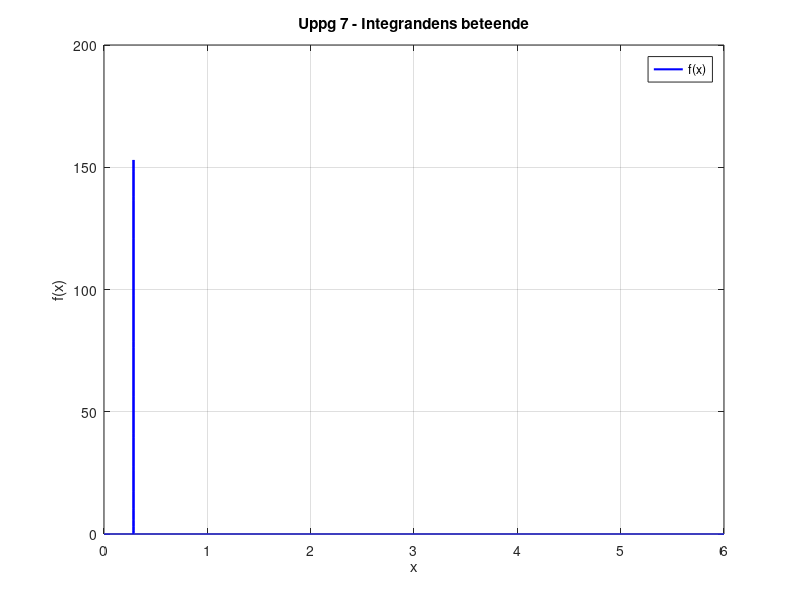
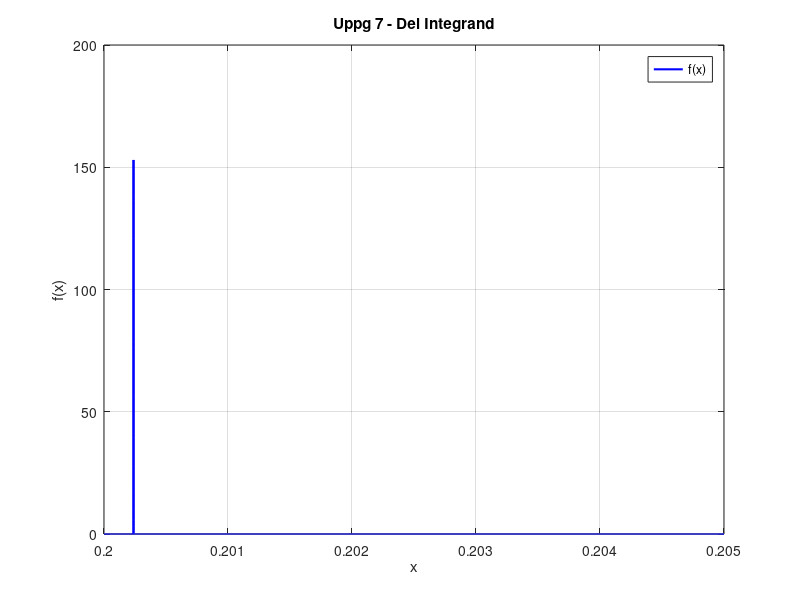

Here is the MATLAB script that generated these plots, in order:
% Uppgift 7b: Optimerad uppdelning av integrationsintervallet
clear; clc;

fprintf('\n\n Uppgift 7b - Optimerad numerisk integration\n');

% Definiera integranden f(x)
f_i = @(x) 153 * exp(-((11*x - pi) / 0.004).^2);

% Skapa x-värden för att analysera var funktionen är signifikant
x_linsp = linspace(0, 6, 100000);
integrand = f_i(x_linsp);

% Plotta integranden
figure;
plot(x_linsp, integrand, '-b', 'LineWidth', 1.5);
xlabel('x');
ylabel('f(x)');
title('Uppg 7 - Integrandens beteende');
legend('f(x)');
grid on;

% Vi ser att toppen är smal kring 0.285 dvs pi/11
% Dela upp intervallet i tre delar:
a1 = 0; b1 = 0.2;  % Utanför toppen, borde ge 0
a2 = 0.2; b2 = 0.3; % Innehåller toppen
a3 = 0.3; b3 = 6;   % Efter toppen, borde vara litet

% Plotta delintervallet
x_del_linsp = linspace(0.2, 0.205, 100000);
figure;
plot(x_del_linsp, integrand, '-b', 'LineWidth', 1.5);
xlabel('x');
ylabel('f(x)');
title('Uppg 7 - Del Integrand');
legend('f(x)');
grid on;


% Integrera i varje delintervall
I_1 = quad(f_i, a1, b1, 1e-8);
I_2 = quad(f_i, a2, b2, 1e-12);
I_3 = quad(f_i, a3, b3, 1e-8);

% Totala integralen
I_total = I_1 + I_2 + I_3;

% Skriv ut resultaten
fprintf('\nIndividuell integration av intervall:\n');
fprintf('I1 (x < 0.2)  = %.12e\n', I_1);
fprintf('I2 (0.2 < x < 0.3) = %.12e\n', I_2);
fprintf('I3 (x > 0.3)  = %.12e\n', I_3);
fprintf('Totala integralen: I_total = I2 = %.12e\n', I_total);

% Konvergensanalys med quad()
fprintf('\nKonvergens-analys av quad() \n');
fprintf("  AbsTol   |         I        |   E_trunk    |\n");

I_prev = nan;
E_trunk = nan;
i0 = 6;
i_max = 12;
for i = i0:i_max
    tol = 10^(-i);
    I = quad(f_i, a2, b2, tol);
    if i > i0
        E_trunk = abs(I - I_prev);
    end
    fprintf('%10.0e | %16.10e | %12.2e |\n', tol, I, E_trunk);
    I_prev = I;
end
fprintf('\nquad() blir: %.12e \nmed felgräns: e_trunk = %.12e \n', I, E_trunk);

% Konvergensanalys med integral()
fprintf('\nKonvergens-analys av integral()\n');
fprintf("  AbsTol   |         I        |   E_trunk    |\n");

I_prev = nan;
E_trunk = nan;
for i = i0:i_max
    tol = 10^(-i);
    I = integral(f_i, a2, b2, 'AbsTol', tol);
    if i > i0 % skip first
        E_trunk = abs(I - I_prev);
    end
    fprintf('%10.0e | %16.10e | %12.2e |\n', tol, I, E_trunk);
    I_prev = I;
end
fprintf('\nintegral() blir: %.12e \nmed felgräns: e_trunk = %.12e \n', I, E_trunk);

% Spara resultaten i en textfil
fileID = fopen('question7b_results.txt', 'w');
fprintf(fileID, 'Individuell integration av intervall:\n');
fprintf(fileID, 'I1 (x < 0.2)  = %.12e\n', I_1);
fprintf(fileID, 'I2 (0.2 < x < 0.3) = %.12e\n', I_2);
fprintf(fileID, 'I3 (x > 0.3)  = %.12e\n', I_3);
fprintf(fileID, 'Totala integralen: I_total = %.12e\n\n', I_total);
fprintf(fileID, 'Konvergensanalys med quad():\n');
fprintf(fileID, "  AbsTol   |         I        |   E_trunk    |\n");
for i = i0:i_max
    tol = 10^(-i);
    I = quad(f_i, a2, b2, tol);
    if i > i0
        E_trunk = abs(I - I_prev);
    end
    fprintf(fileID, '%10.0e | %16.10e | %12.2e |\n', tol, I, E_trunk);
    I_prev = I;
end
fprintf(fileID, '\nquad() blir: %.12e \nmed felgräns: e_trunk = %.12e \n\n', I, E_trunk);

fprintf(fileID, 'Konvergensanalys med integral():\n');
fprintf(fileID, "  AbsTol   |         I        |   E_trunk    |\n");
for i = i0:i_max
    tol = 10^(-i);
    I = integral(f_i, a2, b2, 'AbsTol', tol);
    if i > i0
        E_trunk = abs(I - I_prev);
    end
    fprintf(fileID, '%10.0e | %16.10e | %12.2e |\n', tol, I, E_trunk);
    I_prev = I;
end
fprintf(fileID, '\nintegral() blir:  %.12e \nmed felgräns: e_trunk = %.12e \n', I, E_trunk);
fclose(fileID);

fprintf('\nResultatet har sparats i question7b_results.txt\n');
